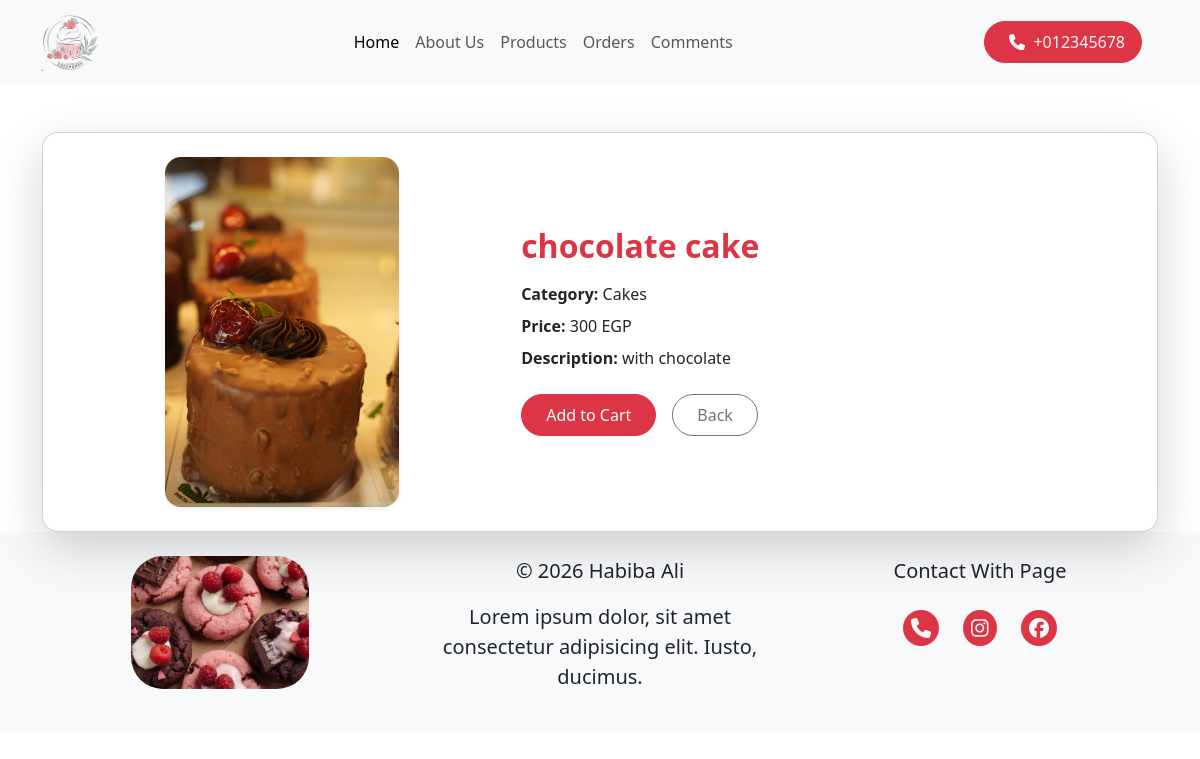
The page /productdetails.php?product_id=15 on the database its author committed.
### tables this page shows
CREATE TABLE `products` (
  `id` int(255) NOT NULL,
  `name` varchar(255) NOT NULL,
  `description` text NOT NULL,
  `price` double NOT NULL,
  `image` varchar(100) NOT NULL,
  `category` varchar(255) NOT NULL
);

CREATE TABLE `categories` (
  `id` int(11) NOT NULL,
  `name` varchar(255) NOT NULL
);

### productdetails.php (the view)
<?php
include "config/database.php";
include "includs/sidedar.php";
$product_id = $_GET['product_id'] ?? null;
$stmt = $pdo->prepare("SELECT products.*, categories.name AS category_name FROM products JOIN categories ON products.category = categories.id WHERE products.id = ?");
$stmt->execute([$product_id]);
$product = $stmt->fetch();
?>
<div class="container mt-5">
    <div class="card shadow-lg p-4 rounded-4">
        <div class="row g-4">
            <div class="col-md-5 text-center">
                <?php if ($product['image']) { ?>
                    <img src="asset/<?= $product['image'] ?>" class="img-fluid rounded-4 shadow-sm" style="max-height:350px;">
                <?php } else { ?>
                    <img src="asset/default.jpg" class="img-fluid rounded-4 shadow-sm" style="max-height:350px;">
                <?php } ?>
            </div>
            <div class="col-md-7 d-flex flex-column justify-content-center">
                <h2 class="text-danger fw-bold mb-3"><?= $product['name'] ?></h2>
                <p class="mb-2"><strong>Category:</strong> <?= $product['category_name'] ?></p>
                <p class="mb-2"><strong>Price:</strong> <?= $product['price'] ?> EGP</p>
                <p class="mb-4"><strong>Description:</strong> <?= $product['description'] ?></p>
                <div class="d-flex gap-3">
                    <a href="chart.php?product_id=<?= $product['id'] ?>" class="btn btn-danger px-4 py-2 rounded-5">Add to Cart</a>
                    <a href="product.php" class="btn btn-outline-secondary px-4 py-2 rounded-5">Back</a>
                </div>
            </div>
        </div>
    </div>
</div>
<?php include "includs/footer.php"; ?>

### rows shown on the page
products: image (picture), name "chocolate cake", categories.name "Cakes", price "300", description "with chocolate"
